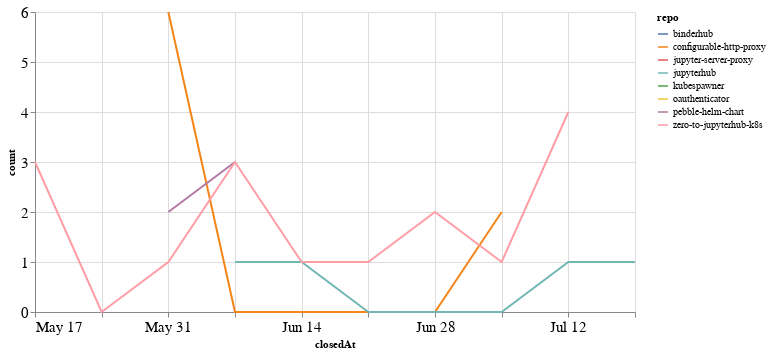

The cell this chart's notebook holds for it:
### Code cell
closed_by_time = closed_by.groupby('repo').resample('W', on='closedAt').count()['author'].reset_index()
closed_by_time = closed_by_time.rename(columns={'author': 'count'})

alt.Chart(closed_by_time, width=600).mark_line().encode(
    x='closedAt',
    y='count',
    color='repo',
    tooltip="repo"
)

### Figure 1 — Vega-Lite specification as saved in the notebook (floating-point values rounded to 4 significant figures)
{"config": {"axisLeft": {"labelFontSize": 15}, "axisBottom": {"labelFontSize": 15}}, "data": {"name": "data-6b68fed64a05b56a2e05f0b115618980"}, "mark": "line", "encoding": {"color": {"type": "nominal", "field": "repo"}, "tooltip": {"type": "nominal", "field": "repo"}, "x": {"type": "temporal", "field": "closedAt"}, "y": {"type": "quantitative", "field": "count"}}, "width": 600, "$schema": "https://vega.github.io/schema/vega-lite/v4.8.1.json", "datasets": {"data-6b68fed64a05b56a2e05f0b115618980": [{"repo": "binderhub", "closedAt": "2020-05-24T00:00:00", "count": 1}, {"repo": "configurable-http-proxy", "closedAt": "2020-05-31T00:00:00", "count": 6}, {"repo": "configurable-http-proxy", "closedAt": "2020-06-07T00:00:00", "count": 0}, {"repo": "configurable-http-proxy", "closedAt": "2020-06-14T00:00:00", "count": 0}, {"repo": "configurable-http-proxy", "closedAt": "2020-06-21T00:00:00", "count": 0}, {"repo": "configurable-http-proxy", "closedAt": "2020-06-28T00:00:00", "count": 0}, {"repo": "configurable-http-proxy", "closedAt": "2020-07-05T00:00:00", "count": 2}, {"repo": "jupyter-server-proxy", "closedAt": "2020-05-24T00:00:00", "count": 1}, {"repo": "jupyterhub", "closedAt": "2020-06-07T00:00:00", "count": 1}, {"repo": "jupyterhub", "closedAt": "2020-06-14T00:00:00", "count": 1}, {"repo": "jupyterhub", "closedAt": "2020-06-21T00:00:00", "count": 0}, {"repo": "jupyterhub", "closedAt": "2020-06-28T00:00:00", "count": 0}, {"repo": "jupyterhub", "closedAt": "2020-07-05T00:00:00", "count": 0}, {"repo": "jupyterhub", "closedAt": "2020-07-12T00:00:00", "count": 1}, {"repo": "jupyterhub", "closedAt": "2020-07-19T00:00:00", "count": 1}, {"repo": "kubespawner", "closedAt": "2020-06-28T00:00:00", "count": 1}, {"repo": "oauthenticator", "closedAt": "2020-05-17T00:00:00", "count": 1}, {"repo": "pebble-helm-chart", "closedAt": "2020-05-31T00:00:00", "count": 2}, {"repo": "pebble-helm-chart", "closedAt": "2020-06-07T00:00:00", "count": 3}, {"repo": "zero-to-jupyterhub-k8s", "closedAt": "2020-05-17T00:00:00", "count": 3}, {"repo": "zero-to-jupyterhub-k8s", "closedAt": "2020-05-24T00:00:00", "count": 0}, {"repo": "zero-to-jupyterhub-k8s", "closedAt": "2020-05-31T00:00:00", "count": 1}, {"repo": "zero-to-jupyterhub-k8s", "closedAt": "2020-06-07T00:00:00", "count": 3}, {"repo": "zero-to-jupyterhub-k8s", "closedAt": "2020-06-14T00:00:00", "count": 1}, {"repo": "zero-to-jupyterhub-k8s", "closedAt": "2020-06-21T00:00:00", "count": 1}, {"repo": "zero-to-jupyterhub-k8s", "closedAt": "2020-06-28T00:00:00", "count": 2}, {"repo": "zero-to-jupyterhub-k8s", "closedAt": "2020-07-05T00:00:00", "count": 1}, {"repo": "zero-to-jupyterhub-k8s", "closedAt": "2020-07-12T00:00:00", "count": 4}]}}
